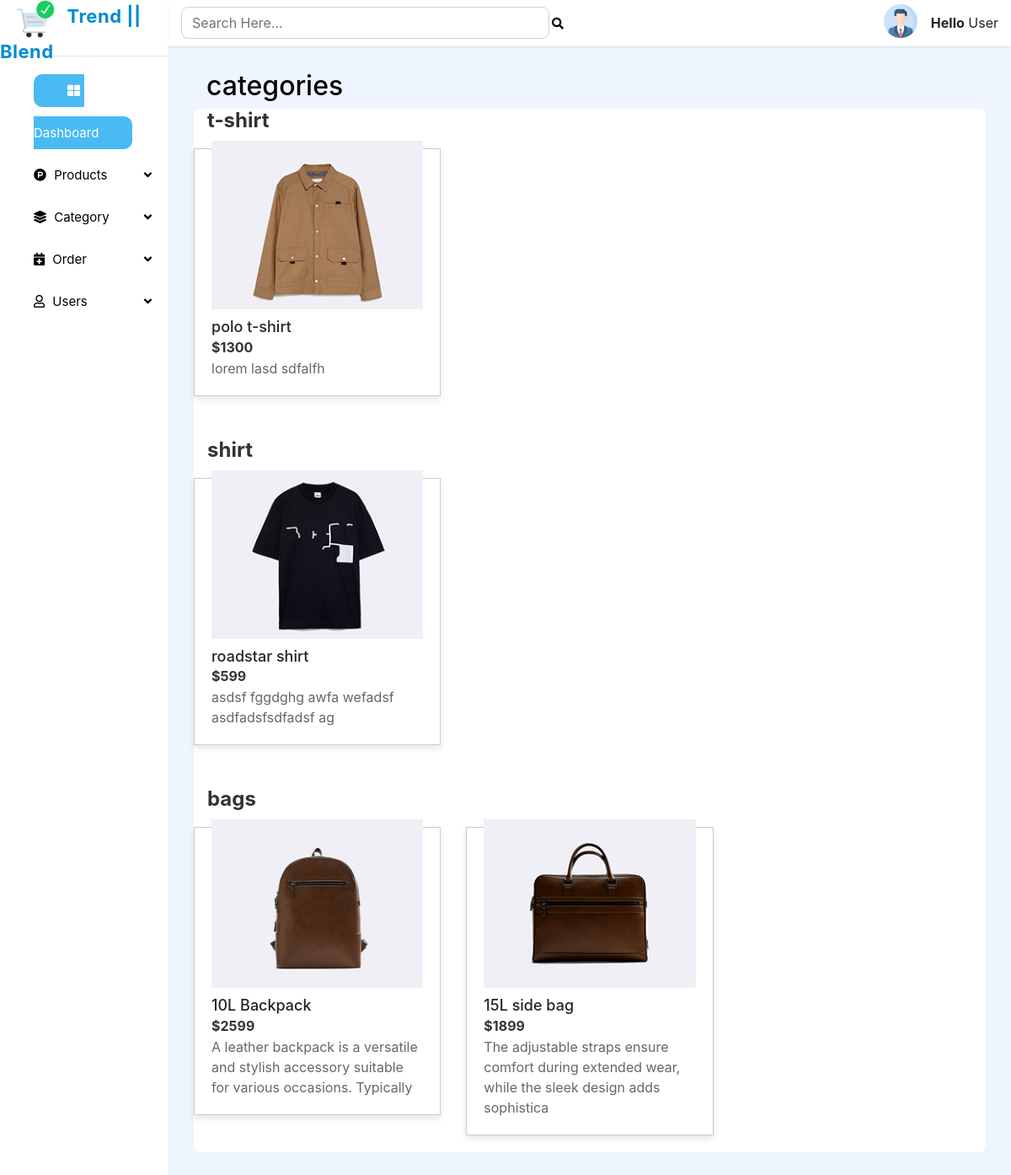
Screenshot of /admin/category.php with the database file from the repository.
### tables this page shows
CREATE TABLE `product` (
  `id` int(5) NOT NULL,
  `pname` varchar(50) NOT NULL,
  `category` varchar(50) NOT NULL,
  `gender` varchar(50) NOT NULL,
  `brand` varchar(50) NOT NULL,
  `price` int(50) NOT NULL,
  `description` varchar(100) NOT NULL,
  `image` varchar(300) NOT NULL,
  `psize` varchar(20) NOT NULL,
  `uploaddate` date NOT NULL
);

### admin/category.php (the view, shortened to what this page needs)
<?php
include 'include/header.php';
include 'include/sidebar.php';
include 'include/top-right.php';
?>
<div class="container-fluid">
    <div class="row">
        <div class="col-12 title mt-5">
            <h2><a href="category.php" id="heading">categories</a></h2>
        </div>
    </div>
    <div class="row">
        <div class="col-12">
            <div class="card-area">
                <?php
                include 'sql/co.php';
                $sql = "SELECT DISTINCT category FROM product";
                $result = mysqli_query($conn, $sql);
                if (mysqli_num_rows($result) > 0) {
                    while ($row = mysqli_fetch_assoc($result)) {
                        echo '<div class="category-section">';
                        echo '<h3 class="category-title pl-3 pb-2">' . $row['category'] . '</h3>';
                        $category = $row['category'];
                        $sql_products = "SELECT * FROM product WHERE category = '$category'";
                        $result_products = mysqli_query($conn, $sql_products);
                        if (mysqli_num_rows($result_products) > 0) {
                            echo '<div class="row">';
                            while ($row_product = mysqli_fetch_assoc($result_products)) {
                                echo '<div class="col-md-4">';
                                echo '<div class="product">';
                                echo '<img src="img/' . $row_product['image'] . '" alt="'  . $row_product['pname'] . '" class="product-image">';
                                echo '<div class="product-details">';
                                echo '<h4 class="product-name">' . $row_product['pname'] . '</h4>';
                                echo '<p class="product-price pt-3">$' . $row_product['price'] . '</p>';
                                echo '<p class="product-description pt-3">' . $row_product['description'] . '</p>';
                                echo '</div>';
                                echo '</div>';
                                echo '</div>';
                            }
                            echo '</div>';
                        } else {
                            echo "<p>No products found for this category.</p>";
                        }
                        echo '</div>';
                    }
                } else {
                    echo "<p>No categories found.</p>";
                }
                ?>
            </div>
        </div>
    </div>
</div>
<?php
include 'include/footer.php';
?>

### admin/css/style.css (style rules this page uses)
body { margin: 0; padding: 0; overflow-x: hidden; }
.top-right img { float: right; margin-top: -30px; display: inline-block; }
.top-right p { margin-top: -20px; }
.card-area { height: auto; background-color: #fff; border-radius: 8px; }

### admin/category.php (style rules this page uses)
#heading { color: black; }
.category-section { margin-bottom: 30px; }
.category-title { margin-bottom: 10px; color: #333; font-size: 24px; font-weight: bold; }
.product { border: 1px solid #ccc; padding: 20px; margin-bottom: 20px; box-shadow: 0 4px 8px rgba(0, 0, 0, 0.1); }
.product-image { width: 100%; max-height: 200px; object-fit: cover; margin-bottom: 10px; }
.product-name { font-size: 18px; margin-bottom: 5px; }
.product-price { font-size: 16px; font-weight: bold; color: #333; margin-bottom: 5px; }
.product-description { color: #666; margin-bottom: 0; }

### rows the page displays
product: image (picture), pname "polo t-shirt", price "1300", description "lorem lasd sdfalfh"
product: image (picture), pname "roadstar shirt", price "599", description "asdsf fggdghg awfa wefadsf asdfadsfsdfadsf ag"
product: image (picture), pname "10L Backpack", price "2599", description "A leather backpack is a versatile and stylish accessory suitable for various occasions. Typically"
product: image (picture), pname "15L side bag", price "1899", description "The adjustable straps ensure comfort during extended wear, while the sleek design adds sophistica"

### other values shown
$row['category'] "t-shirt"
$row['category'] "shirt"
$row['category'] "bags"
